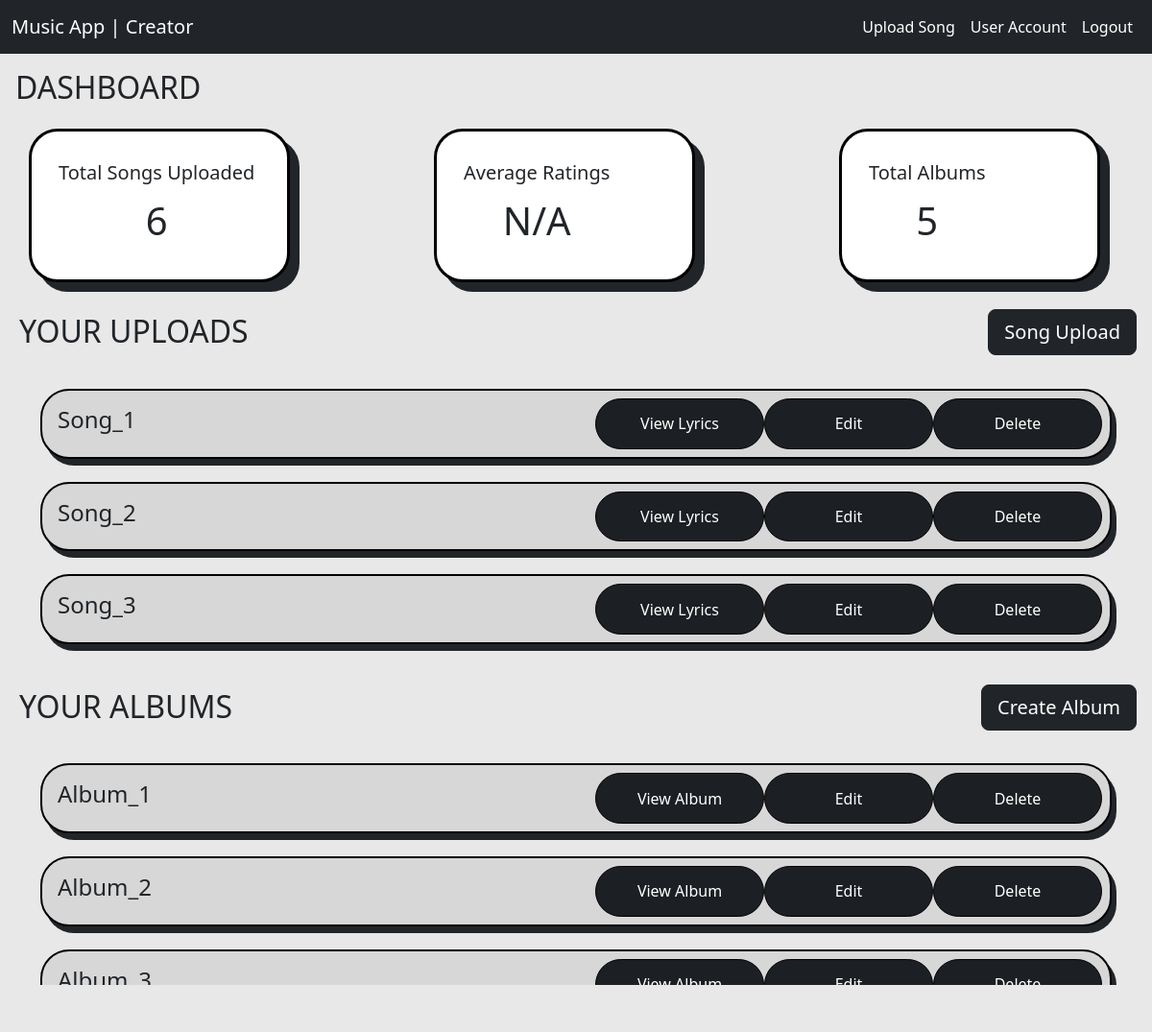
/ (signed in), run on the app's committed database.
### app/models.py (models this page shows)
class Song(db.Model):
    id = db.Column(db.Integer, primary_key=True)
    name = db.Column(db.String(20), nullable=False)
    lyrics = db.Column(db.Text, nullable=False)
    duration = db.Column(db.Integer, nullable=False)
    date_created = db.Column(db.String(20), default=str(datetime.now().date()))
    genre = db.Column(db.String(50), nullable=False)
    ratings = db.relationship('Rating', backref='song', lazy=True)
    album_id = db.Column(db.Integer, db.ForeignKey('album.id'), nullable=True)
    artist_id = db.Column(db.Integer, db.ForeignKey('user.id'), nullable=False)

class Album(db.Model):
    id = db.Column(db.Integer, primary_key=True)
    name = db.Column(db.String(50), nullable=False)
    user_id = db.Column(db.Integer, db.ForeignKey('user.id'), nullable=False)
    date_created = db.Column(db.String(20), default=str(datetime.now().date()))
    songs = db.relationship('Song', backref='album', lazy=True)

### app/routes.py (the view, shortened to what this page needs)
@app.route("/")
@login_check
def home_page():
    user = session["user"]
    user = db.session.query(User).filter_by(username=user["username"]).first()
    if user.role == "user":
        playlists = db.session.query(Playlist).filter_by(user_id=user.id).all()
        playlist_data = [
            {"id": playlist.id, "name": playlist.name} for playlist in playlists
        ]
        liked_songs = user.liked_songs
        liked_songs_data = [{"id": song.id, "name": song.name} for song in liked_songs]
        songs_by_genre = {}
        for genre in genres:
            songs_genre = db.session.query(Song).filter_by(genre=genre).all()
            songs_genre_data = [
                {"id": song.id, "name": song.name} for song in songs_genre
            ]
            songs_by_genre[genre] = songs_genre_data
        top_rated_songs = (
            db.session.query(Song, db.func.avg(Rating.rating).label("avg_rating"))
            .join(Rating, Song.id == Rating.song_id)
            .group_by(Song.id)
            .order_by(db.desc("avg_rating"))
            .limit(10)
            .all()
        )
        top_rated_songs_data = [
            {"id": song.id, "name": song.name, "avg_rating": avg_rating}
            for song, avg_rating in top_rated_songs
        ]
        albums = db.session.query(Album).all()
        albums_data = [{"id": album.id, "name": album.name} for album in albums]
        _songs = {
            "playlists": playlist_data,
            "liked": liked_songs_data,
            "genre": songs_by_genre,
            "top_rated": top_rated_songs_data,
            "albums": albums_data
        }
        return render_template("user_dash.html", songs=_songs)
    elif user.role == "creator":
        artist = db.session.query(User).filter(User.username == user.username).first()
        if not artist:
            flash("Something Went Wrong, Login Again!", "danger")
            return redirect("/logout")
        songs = db.session.query(Song).filter(Song.artist_id == artist.id).all()
        songs_data = [
            {"id": song.id, "name": song.name, "genre": song.genre} for song in songs
        ]
        avg_rating = calculateAvgRating(artist)
        albums = db.session.query(Album).filter(Album.user_id == artist.id).all()
        albums_data = [{"id": album.id, "name": album.name} for album in albums]
        data = {"songs": songs_data, "avg_rating": avg_rating, "albums": albums_data}
        return render_template("creator_dash.html", data=data)
    else:
        return redirect('/logout')

### app/utils/creator_utils.py (called while the page is built)
def calculateAvgRating(artist):
    all_songs = Song.query.filter_by(artist_id=artist.id).all()
    if not all_songs:
        return None
    total_ratings = 0
    num_ratings = 0
    for song in all_songs:
        ratings = Rating.query.filter_by(song_id=song.id).all()
        total_ratings += sum(rating.rating for rating in ratings)
        num_ratings += len(ratings)
    if num_ratings == 0:
        return 0
    avg_rating = total_ratings / num_ratings
    return round(avg_rating, 1)

### app/templates/creator_dash.html (shortened to what this page needs)
{% extends 'base.html' %}
{% block styles %}
<link href="{{ url_for('static', filename='style.css') }}" rel="stylesheet">
{% endblock styles %}
{% block main %}
{% include 'navbar.html' %}
<div class="m-3">
    <h2>DASHBOARD</h2>
</div>
<div class="container mt-2 col-xxl-10">
    <div class="row">
        <div class="dash-parent row d-flex justify-content-between mt-2">
            <div class="card" style="width:17rem; height: 10rem;">
                <div class="card-body d-flex align-items-center">
                    <div class="col-xxl-12">
                        <h5 class="card-title text-center">Total Songs Uploaded</h5>
                        <p class="card-text text-center fs-1">{{ data['songs']|length }}</p>
                    </div>
                </div>
            </div>
            <div class="card" style="width:17rem; height: 10rem;">
                <div class="card-body d-flex align-items-center">
                    <div class="col-xxl-12">
                        <h5 class="card-title text-center">Average Ratings</h5>
                        <p class="card-text text-center fs-1">{% if data['avg_rating'] %}{{ data['avg_rating'] }}{% else %}N/A{% endif %}</p>
                    </div>
                </div>
            </div>
            <div class="card" style="width:17rem; height: 10rem;">
                <div class="card-body d-flex align-items-center">
                    <div class="col-xxl-12">
                        <h5 class="card-title text-center">Total Albums</h5>
                        <p class="card-text text-center fs-1">{{ data['albums']|length }}</p>
                    </div>
                </div>
            </div>
        </div>
    </div>
</div>
<div class="container-fluid">
    <div class="row mt-4">
        <div class="d-flex justify-content-between col-xxl-12">
            <div class="m-2 d-flex text-align-center">
                <h2>YOUR UPLOADS</h2>
            </div>
            <div class="m-1">
                <a href="{{ url_for('upload_song') }}"><button type="button" class="btn btn-dark btn-lg">Song Upload</button></a>
            </div>
        </div>
    </div>
</div>
<div class="container">
    <div class="row ">
        <div class="scroll-main">
            {% for song in data['songs'] %}
            <div class="cover-main col-xxl-12 mt-4 d-flex justify-content-between">
                <div class="m-3 col-xxl-3">
                    <h4>{{ song['name'] }}</h4>
                </div>
                <div class="m-2 col-xxl-6 d-flex justify-content-between">
                    <a class="button" href="{{ url_for('lyrics', songid=song['id']) }}">View Lyrics</a>
                    <a class="button" href="{{ url_for('edit_song', songid=song['id']) }}">Edit</a>
                    <a class="button" href="{{ url_for('delete_song', songid=song['id']) }}">Delete</a>
                </div>
            </div>
            {% endfor %}
        </div>
    </div>
</div>
<div class="container-fluid">
    <div class="row mt-4">
        <div class="d-flex justify-content-between col-xxl-12">
            <div class="m-2 d-flex text-align-center">
                <h2>YOUR ALBUMS</h2>
            </div>
            <div class="m-1">
                <a href="{{ url_for('album_create') }}"><button type="button" class="btn btn-dark btn-lg">Create Album</button></a>
            </div>
        </div>
    </div>
</div>
<div class="container">
    <div class="row ">
        <div class="scroll-main">
            {% for album in data['albums'] %}
            <div class="cover-main col-xxl-12 mt-4 d-flex justify-content-between">
                <div class="m-3 col-xxl-3">
                    <h4>{{ album['name'] }}</h4>
                </div>
                <div class="m-2 col-xxl-6 d-flex justify-content-between">
                    <a class="button" href="{{ url_for('album_info', albumid=album['id']) }}">View Album</a>
                    <a class="button" href="{{ url_for('album_edit', albumid=album['id']) }}">Edit</a>
                    <a class="button" href="{{ url_for('album_delete', albumid=album['id']) }}">Delete</a>
                </div>
            </div>
            {% endfor %}
        </div>
    </div>
</div>
{% endblock main %}

### app/static/style.css (style rules this page uses)
* { margin: 0; }
a { text-decoration: none; }
body { background-color: rgb(232, 232, 232); }
.dash-parent .card { border-radius: 30px; border: 3px rgb(0, 0, 0) solid; box-shadow: 10px 10px; }
.cover-main { background-color: rgb(215, 215, 215); border: 2px black solid; border-radius: 30px; box-shadow: 5px 7px; }
.button { width: 11rem; border: 1px black solid; border-radius: 30px; display: flex; justify-content: center; align-items: center; background: #1c1f23; color: white; }
.scroll-main { height: 19rem; overflow-y: scroll; }

### data on the page
Song: name "Song_1"
Song: name "Song_2"
Song: name "Song_3"
Album: name "Album_1"
Album: name "Album_2"
Album: name "Album_3"

### other printed values
{{ data['songs']|length }} "6"
{{ data['albums']|length }} "5"
